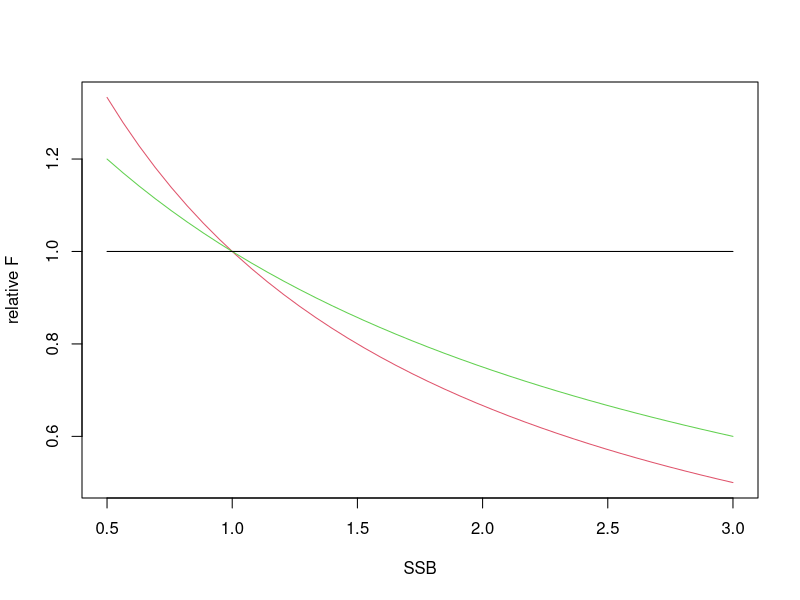
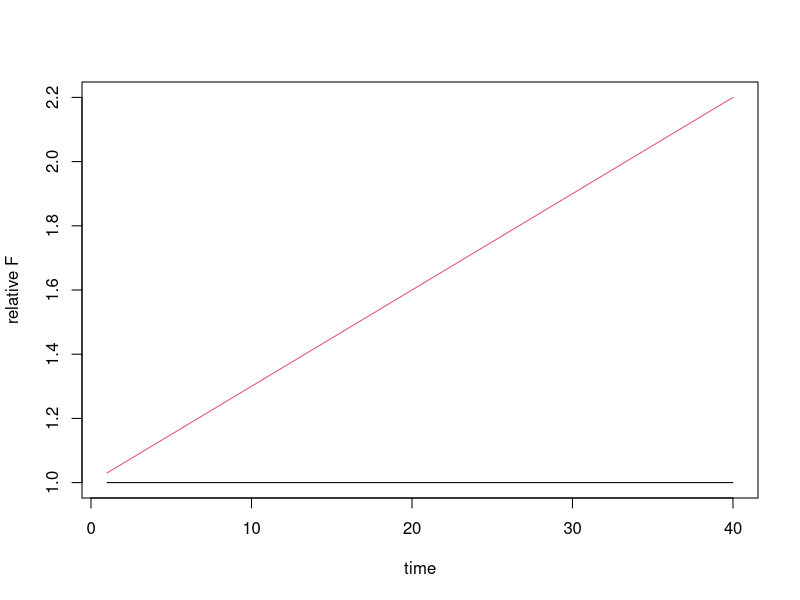
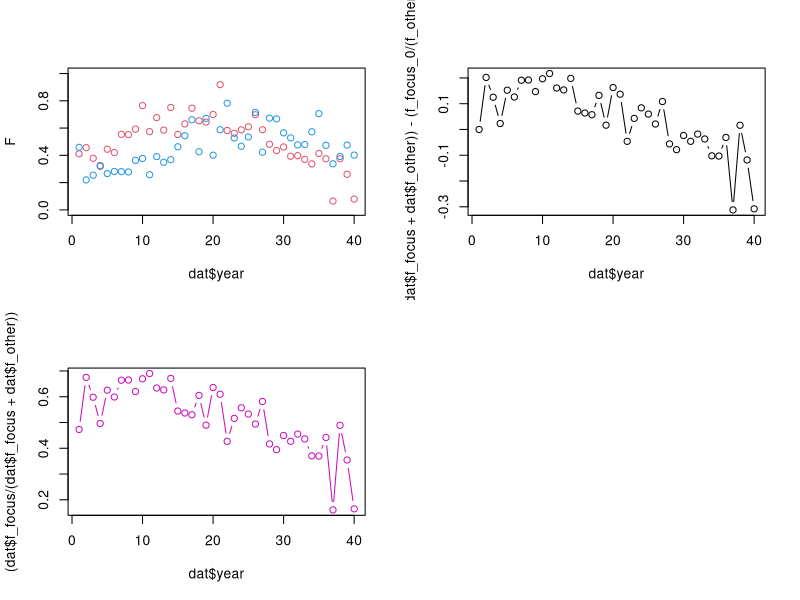
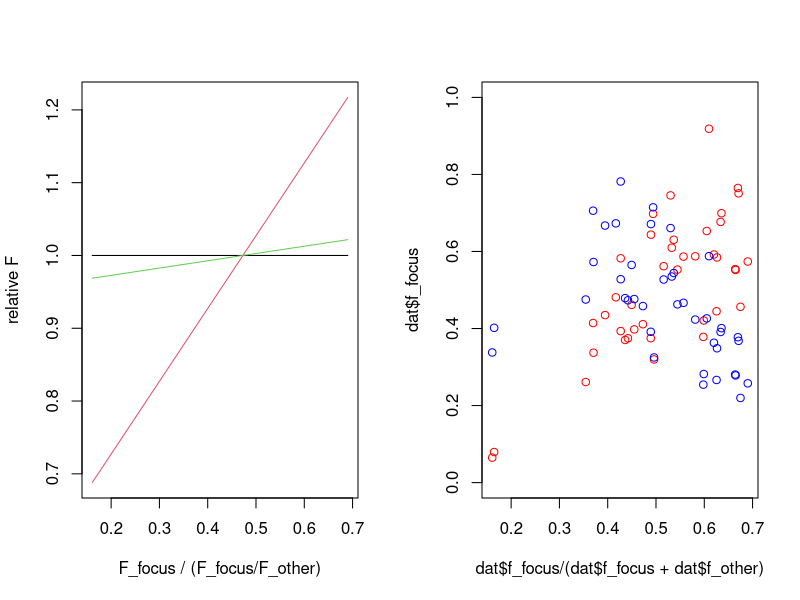

Recreate these plots in R, in order.
# a script to demonstrate QR0 functioning for the ddcq manuscript

model <- function(year, effort, ssb0, creep, qr0, ssb, wantedness, f_other, f_focus) {
F_modelled = (1 + creep * year) * effort *
               qr0 / (1 + (qr0 - 1) * ssb / ssb0) +
               wantedness * f_focus / (f_other + f_focus)
return(F_modelled)
}


model_2 <- function(year, effort, ssb0, creep, qr0, ssb, wantedness, f_other, f_focus, f_focus_0, f_other_0) {
  F_modelled = (1 + creep * year) * effort *
    qr0 / (1 + (qr0 - 1) * ssb / ssb0) +
    wantedness * ((f_focus / (f_other + f_focus)) - (f_focus_0 / (f_other_0 + f_focus_0)))
  return(F_modelled)
}

# generate data ----

n <- 40
year <- seq(from = 1, to = n, by = 1)
effort <- seq(from = 1, to = 1, length.out = n)
ssb <- seq(from = 0.5, to =3, length.out = n)
set.seed(1234)
f_focus <- 0.2 + sin((year - year[1])/15) / 2
f_focus <- rnorm(n = length(f_focus), mean = f_focus, sd = 0.1)
f_other <- 0.3 + year * (0.4 / 30) + 
          + 2E-4 * (year / 40) ^ 2  - 5E-2 * (year / 20) ^ 3  # break term to collapse F in last years
f_other <- rnorm(n = length(f_other), mean = f_other, sd = 0.1)

f_focus <- rev(f_focus)

dat <- as.data.frame(cbind(year, effort, ssb, f_focus, f_other))
dat_backup <- dat

creep <- 0
ssb0 <- 1
wantedness <- 0
qr0 <- 1
f_focus_0 <- dat$f_focus[1]
f_other_0 <- dat$f_other[1]


# Effect of QR0 ----
# Model F

dat$F_at_qr0_1 <- model(year = dat$year,
                             effort = dat$effort,
                             ssb0 = ssb0,
                             creep = creep,
                             qr0 = qr0,
                             ssb = dat$ssb,
                             wantedness = wantedness,
                             f_other = dat$f_other,
                             f_focus = dat$f_focus)

dat$F_at_qr0_1.5 <- model(year = dat$year,
                        effort = dat$effort,
                        ssb0 = ssb0,
                        creep = creep,
                        qr0 = 1.5,
                        ssb = dat$ssb,
                        wantedness = wantedness,
                        f_other = dat$f_other,
                        f_focus = dat$f_focus)

dat$F_at_qr0_2 <- model(year = dat$year,
                          effort = dat$effort,
                          ssb0 = ssb0,
                          creep = creep,
                          qr0 = 2,
                          ssb = dat$ssb,
                          wantedness = wantedness,
                          f_other = dat$f_other,
                          f_focus = dat$f_focus)

# plot effect of QR0

ylimits <- range(dat$F_at_qr0_2)
x11()
plot(dat$F_at_qr0_2 ~ dat$ssb, ylim = ylimits, type = 'l', col = 2,
     xlab = 'SSB', ylab = 'relative F')
points(dat$F_at_qr0_1.5 ~ dat$ssb, ylim = ylimits, type = 'l', col = 3)
points(dat$F_at_qr0_1 ~ dat$ssb, ylim = ylimits, type = 'l', col = 1)

# effect of TC ----
# Model F

dat <- dat_backup
dat$F_at_TC_0 <- model(year = dat$year,
                        effort = dat$effort,
                        ssb0 = ssb0,
                        creep = creep,
                        qr0 = qr0,
                        ssb = dat$ssb,
                        wantedness = wantedness,
                        f_other = dat$f_other,
                        f_focus = dat$f_focus)

dat$F_at_TC_.03 <- model(year = dat$year,
                          effort = dat$effort,
                          ssb0 = ssb0,
                          creep = 0.03,
                          qr0 = qr0,
                          ssb = dat$ssb,
                          wantedness = wantedness,
                          f_other = dat$f_other,
                          f_focus = dat$f_focus)

# plot effect of TC

ylimits <- c(min(dat[,grep('F_at', names(dat))]),
             max(dat[,grep('F_at', names(dat))]))
x11()
plot(dat$F_at_TC_.03 ~ dat$year, ylim = ylimits, type = 'l', col = 2,
     xlab = 'time', ylab = 'relative F')
points(dat$F_at_TC_0 ~ dat$year, ylim = ylimits, type = 'l', col = 1)

# effect of market incentives
# Model F

dat <- dat_backup

      ## Try something
      multiplier <- function(f_other, f_focus, f_focus_0 = f_focus_0, f_other_0 = f_other_0) {
        multiplier <- (f_focus / (f_other + f_focus)) - (f_focus_0 / (f_other_0 + f_focus_0))}
      
      dat$multiplier <- multiplier(f_other = dat$f_other, f_focus = dat$f_focus,
                                   f_focus_0 = f_focus_0, f_other_0 = f_other_0)
      x11()
      par(mfrow = c(2,2))
      plot(dat$f_focus ~ dat$year, ylim = c(0,1), col = 2, ylab = 'F')
      points(dat$f_other ~ dat$year, ylim = c(0,1), col = 4)
      plot(y = (dat$f_focus / (dat$f_focus + dat$f_other))  - (f_focus_0 / (f_other_0 + f_focus_0)),
           x = dat$year, type = 'b')
      plot(y = (dat$f_focus / (dat$f_focus + dat$f_other)),
           x = dat$year, type = 'b', col = '6')
      ##
      
      
dat$F_at_SP_0 <- model_2(year = dat$year,
                       effort = dat$effort,
                       ssb0 = ssb0,
                       creep = creep,
                       qr0 = qr0,
                       ssb = dat$ssb,
                       wantedness = wantedness,
                       f_other = dat$f_other,
                       f_focus = dat$f_focus,
                       f_focus_0 = f_focus_0,
                       f_other_0 = f_other_0)

dat$F_at_SP_.1 <- model_2(year = dat$year,
                         effort = dat$effort,
                         ssb0 = ssb0,
                         creep = creep,
                         qr0 = qr0,
                         ssb = dat$ssb,
                         wantedness = 0.1,
                         f_other = dat$f_other,
                         f_focus = dat$f_focus,
                         f_focus_0 = f_focus_0,
                         f_other_0 = f_other_0)

dat$F_at_SP_1 <- model_2(year = dat$year,
                        effort = dat$effort,
                        ssb0 = ssb0,
                        creep = creep,
                        qr0 = qr0,
                        ssb = dat$ssb,
                        wantedness = 1,
                        f_other = dat$f_other,
                        f_focus = dat$f_focus,
                        f_focus_0 = f_focus_0,
                        f_other_0 = f_other_0)

# plot effect of SP or wantedness or market incentives

ylimits <- c(min(dat[,grep('F_at', names(dat))]),
             max(dat[,grep('F_at', names(dat))]))
x11()
par(mfrow = c(1,2))
plot(y = dat$F_at_SP_1, x = dat$f_focus / (dat$f_focus + dat$f_other), ylim = ylimits, type = 'l', col = 2,
     xlab = 'F_focus / (F_focus/F_other)', ylab = 'relative F')
points(y = dat$F_at_SP_0, x = dat$f_focus / (dat$f_focus + dat$f_other), ylim = ylimits, type = 'l', col = 1)
points(y = dat$F_at_SP_.1, x = dat$f_focus / (dat$f_focus + dat$f_other), ylim = ylimits, type = 'l', col = 3)

plot(y = dat$f_focus,
     x = dat$f_focus / (dat$f_focus + dat$f_other),
     ylim = c(0,1), col = 'red')
points(y = dat$f_other,
     x = dat$f_focus / (dat$f_focus + dat$f_other),
     ylim = c(0,1), col = 'blue')